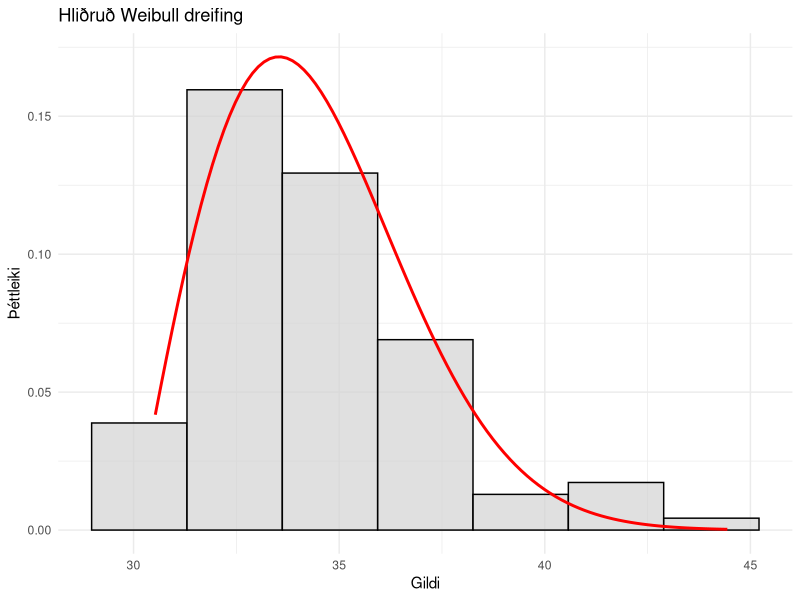
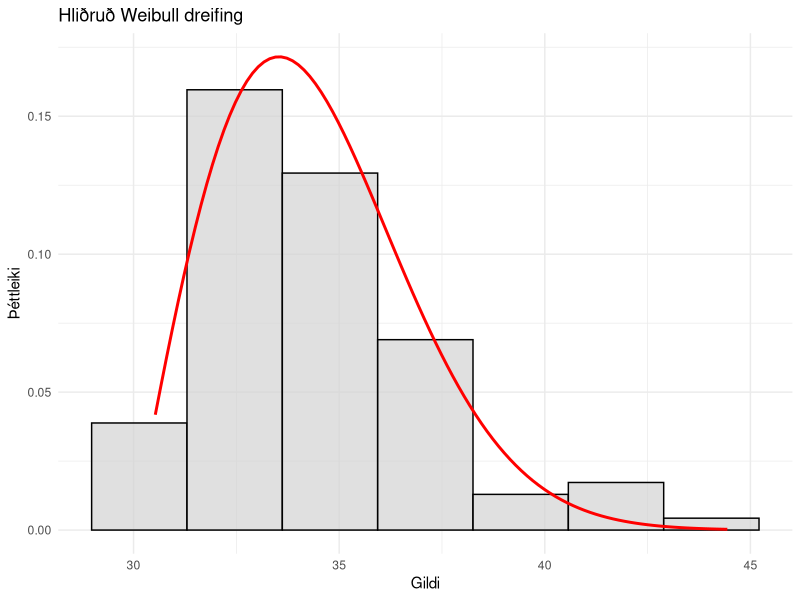

Write R code to recreate these figures, in order.
# Slembigögn
X <- c(3, 4, 5, 4, 5, 6, 4, 80, 20, 8, 10, 25, 10, 9, 8, 8, 9)
X <- sort(X)
n <- length(X)

# Finna k
k <- which(X[-c(1, n)] > X[1])[1] + 1

# Reikna staðsetningarstika
gamma_hat <- (X[1] * X[n] - X[k]^2) / (X[1] + X[n] - 2 * X[k])
cat("Áætlað gildi fyrir γ (hliðrun):", gamma_hat, "\n")



set.seed(42)
X <- rweibull(100, shape = 2, scale = 5) + 30  # Hliðrun um gamma = 30

# Teikna Weibull dreifingu með hliðrun
library(ggplot2)
k <- floor(1 + log2(length(X)))  # Sturges regla
ggplot(data.frame(X), aes(x = X)) +
  geom_histogram(aes(y = ..density..), bins = k, fill = "lightgrey", color = "black", alpha = 0.7) +
  stat_function(fun = function(x) dweibull(x - 30, shape = 2, scale = 5),
                color = "red", size = 1) +
  labs(title = "Hliðruð Weibull dreifing", x = "Gildi", y = "Þéttleiki") +
  theme_minimal()
ggsave("GitBook/GitBook/results_analysis/figs/distribution_shifted.jpg", width = 6, height = 4)
